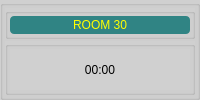
    <widget class="QGroupBox" name="groupBoxRM_30">
     <property name="styleSheet">
      <string notr="true">background-color: rgb(208, 208, 208);</string>
     </property>
     <property name="title">
      <string/>
     </property>
     <layout class="QVBoxLayout" name="verticalLayout_110">
      <property name="spacing">
       <number>2</number>
      </property>
      <property name="margin">
       <number>2</number>
      </property>
      <item>
       <widget class="QGroupBox" name="groupBox_62">
        <property name="sizePolicy">
         <sizepolicy hsizetype="Preferred" vsizetype="Preferred">
          <horstretch>0</horstretch>
          <verstretch>1</verstretch>
         </sizepolicy>
        </property>
        <property name="title">
         <string/>
        </property>
        <layout class="QVBoxLayout" name="verticalLayout_111">
         <property name="spacing">
          <number>2</number>
         </property>
         <property name="margin">
          <number>2</number>
         </property>
         <item>
          <widget class="QLabel" name="label_31">
           <property name="styleSheet">
            <string notr="true">background-color: rgb(48, 132, 132);
color: rgb(255, 255, 0);
border-radius: 4px;
font: 12pt &quot;Alef&quot;;</string>
           </property>
           <property name="text">
            <string>ROOM 30</string>
           </property>
           <property name="alignment">
            <set>Qt::AlignCenter</set>
           </property>
          </widget>
         </item>
        </layout>
       </widget>
      </item>
      <item>
       <widget class="QGroupBox" name="box30">
        <property name="sizePolicy">
         <sizepolicy hsizetype="Preferred" vsizetype="Preferred">
          <horstretch>0</horstretch>
          <verstretch>3</verstretch>
         </sizepolicy>
        </property>
        <property name="font">
         <font>
          <pointsize>15</pointsize>
         </font>
        </property>
        <property name="title">
         <string/>
        </property>
        <property name="alignment">
         <set>Qt::AlignCenter</set>
        </property>
        <layout class="QVBoxLayout" name="verticalLayout_37">
         <property name="spacing">
          <number>2</number>
         </property>
         <property name="margin">
          <number>2</number>
         </property>
         <item>
          <widget class="QLabel" name="label30">
           <property name="sizePolicy">
            <sizepolicy hsizetype="Preferred" vsizetype="Preferred">
             <horstretch>0</horstretch>
             <verstretch>4</verstretch>
            </sizepolicy>
           </property>
           <property name="styleSheet">
            <string notr="true">font: 26pt &quot;MS Shell Dlg 2&quot;;</string>
           </property>
           <property name="text">
            <string>00:00</string>
           </property>
           <property name="alignment">
            <set>Qt::AlignCenter</set>
           </property>
          </widget>
         </item>
        </layout>
       </widget>
      </item>
     </layout>
    </widget>
